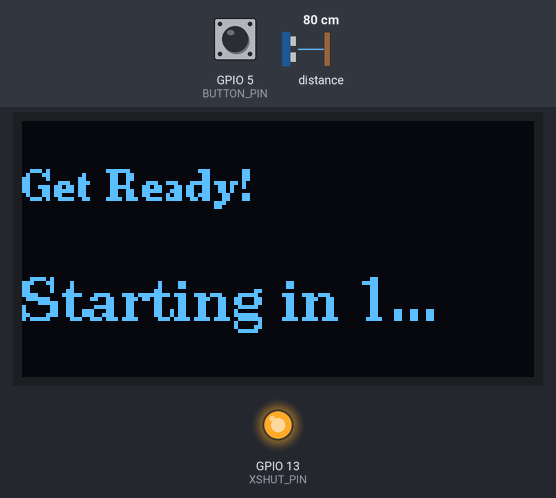
Bench run of a sketch on a simulated ESP8266 (NodeMCU). On the bench: 128×64 one-colour display, output pins drawn as LEDs (lit = HIGH). The test bench sets the inputs (shaded band); at power-on: GPIO 5 (BUTTON_PIN) HIGH, distance to the obstacle 80 cm. WiFi joins after 1.5 s; servers stay silent unless stated; uploads are accepted with an empty reply.

Above: at 2.2 s.
At 4.6 s:
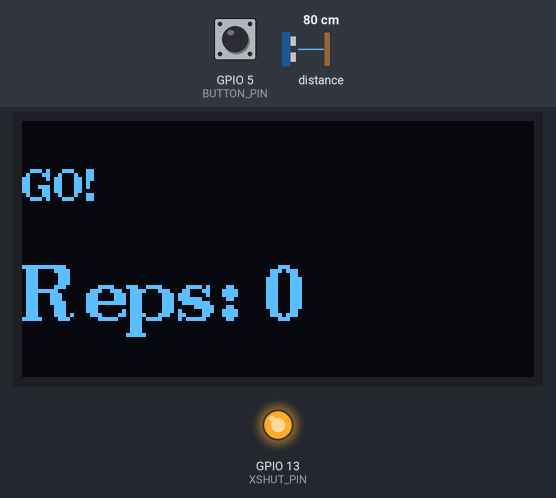
4.7 s: GPIO 5 (BUTTON_PIN) pulled LOW for 0.15 s
At 5.7 s:
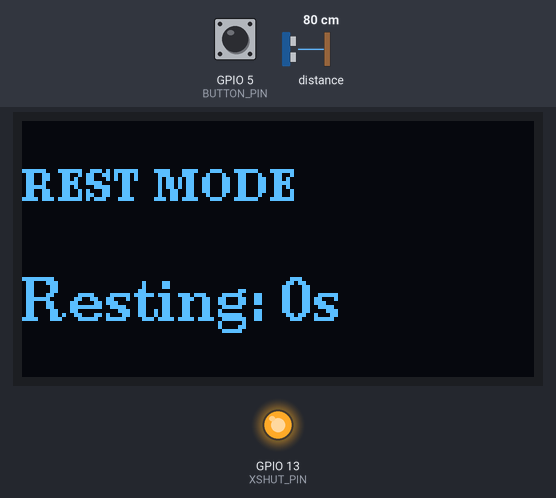
9.4 s: GPIO 5 (BUTTON_PIN) pulled LOW for 3.2 s
At 11.6 s:
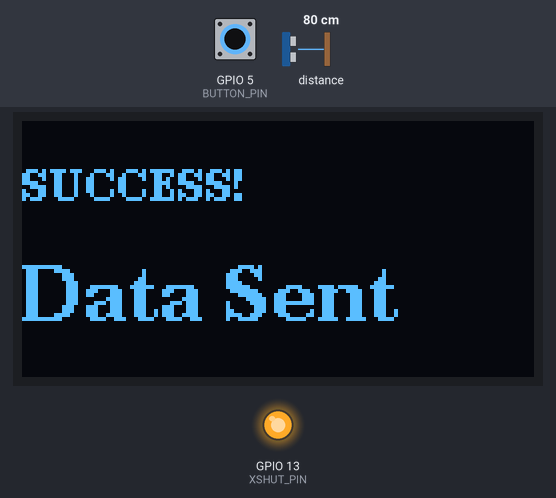
Timing chart, 0 to 13.1 s (numbered marks = the images above; inputs shaded):
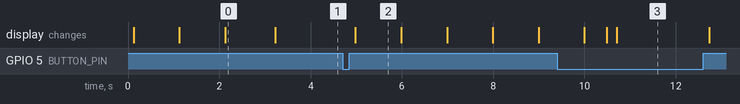

The sketch:

pullups.ino
```cpp
#include <ESP8266WiFi.h>
#include <ESP8266HTTPClient.h>
#include <Wire.h>
#include <U8g2lib.h>
#include <VL53L0X.h>
#include "OneButton.h"
#include <ArduinoJson.h>

// --- Config ---
const char* ssid = "****";
const char* password = "****";
const char* serverUrl = "http://****:**/api/add-entry"; // YOUR SERVER'S IP

#define BUTTON_PIN 5 // D1 is GPIO5
#define THRESHOLD_MM 200 // Distance change to trigger a pullup (20cm)
#define XSHUT_PIN 13 // D7 is GPIO13

// --- Hardware ---
// 1. OLED on Software I2C (Pins D5/12 and D6/14)
U8G2_SSD1306_128X64_NONAME_F_SW_I2C u8g2(U8G2_R0, /* clock=*/ 12, /* data=*/ 14, U8X8_PIN_NONE);

// 2. Sensor using Pololu Library
VL53L0X sensor;

// 3. Button
OneButton button(BUTTON_PIN, true); // true = active LOW

// --- State Machine ---
enum State { PREP, WORKOUT, REST, DONE };
State currentState = PREP;

// --- Session Data ---
struct SetData {
  int reps;
  unsigned long duration_sec;
  unsigned long rest_after_sec;
};
SetData workoutSets[15];
int currentSetIndex = 0;
int totalSessionReps = 0;

unsigned long stateStartTime = 0;
int currentReps = 0;
int baseDistance = 0;
bool isPullupUp = false;

void setup() {
  Serial.begin(115200);

  // --- HARDWARE RESET THE SENSOR ---
  pinMode(XSHUT_PIN, OUTPUT);
  digitalWrite(XSHUT_PIN, LOW);  // Turn sensor off
  delay(20);
  digitalWrite(XSHUT_PIN, HIGH); // Turn sensor on
  delay(20);                     // Give it a moment to boot

  // Start Hardware I2C for the Sensor on D2(GPIO4) and D3(GPIO0)
  Wire.begin(4, 0);

  // Init Screen (Uses SW I2C internally)
  u8g2.begin();
  u8g2.enableUTF8Print();
  updateScreen("BOOTING...", "Init Hardware");

  // Connect to WiFi in the background while prepping/working out
  WiFi.mode(WIFI_STA);
  WiFi.begin(ssid, password);

  // Init Sensor
  sensor.setTimeout(500);
  if (!sensor.init()) {
    updateScreen("ERROR", "Sensor Dead");
    while(1);
  }

  // Setup Button callbacks
  button.setPressMs(1000); // 1000 milliseconds = 1 second hold
  button.attachClick(handleSingleClick);
  button.attachLongPressStart(handleLongPress);

  // Jump straight into the first prep phase
  currentSetIndex = 0;
  totalSessionReps = 0;
  stateStartTime = millis();
  currentState = PREP;
}

void loop() {
  button.tick();

  switch (currentState) {
    case PREP: handlePrepState(); break;
    case WORKOUT: handleWorkoutState(); break;
    case REST: handleRestState(); break;
    case DONE: break; // Do nothing, wait for physical power off
  }
}

// --- State Handlers ---

void handlePrepState() {
  int secondsLeft = 3 - ((millis() - stateStartTime) / 1000);

  if (secondsLeft <= 0) {
    // Take a few dummy readings to clear any stale data
    sensor.readRangeSingleMillimeters();
    sensor.readRangeSingleMillimeters();

    // Establish the "Tripwire" distance to the opposite wall
    baseDistance = sensor.readRangeSingleMillimeters();

    currentReps = 0;
    isPullupUp = false; // Reset the flag
    stateStartTime = millis();
    currentState = WORKOUT;
    updateScreen("GO!", "Reps: 0");
  } else {
    char buf[16];
    sprintf(buf, "Starting in %d...", secondsLeft);
    updateScreen("Get Ready!", buf);
  }
}

void handleWorkoutState() {
  int currentDist = sensor.readRangeSingleMillimeters();

  // Pololu returns 8190 for timeout/out of range, so we ignore anything above 8000
  if (!sensor.timeoutOccurred() && currentDist < 8000) {

    // Detect pulling UP (Beam is BROKEN)
    // If the distance suddenly drops by more than the THRESHOLD (e.g. 20cm)
    if (currentDist < (baseDistance - THRESHOLD_MM) && !isPullupUp) {
      isPullupUp = true;
      currentReps++;
      totalSessionReps++;

      char buf[16];
      sprintf(buf, "Reps: %d", currentReps);
      updateScreen("WORKOUT", buf);
    }

    // Detect going DOWN (Beam is RESTORED)
    // We use a slight offset (THRESHOLD_MM / 2) to prevent flickering
    // if you are hovering right on the edge of the beam.
    else if (currentDist > (baseDistance - (THRESHOLD_MM / 2)) && isPullupUp) {
      isPullupUp = false;
    }
  }
}

void handleRestState() {
  unsigned long restingFor = (millis() - stateStartTime) / 1000;
  char buf[16];
  sprintf(buf, "Resting: %lds", restingFor);
  updateScreen("REST MODE", buf);
}

// --- Button Logic ---

void handleSingleClick() {
  if (currentState == WORKOUT) {
    workoutSets[currentSetIndex].reps = currentReps;
    workoutSets[currentSetIndex].duration_sec = (millis() - stateStartTime) / 1000;
    stateStartTime = millis();
    currentState = REST;
  }
  else if (currentState == REST) {
    workoutSets[currentSetIndex].rest_after_sec = (millis() - stateStartTime) / 1000;
    currentSetIndex++;
    stateStartTime = millis();
    currentState = PREP;
  }
}

void handleLongPress() {
  // Only allow ending the session if we are actually doing a workout or resting
  if (currentState == WORKOUT || currentState == REST) {

    // If we double-click mid-set, we need to save the current reps/duration right now
    if (currentState == WORKOUT) {
      workoutSets[currentSetIndex].reps = currentReps;
      workoutSets[currentSetIndex].duration_sec = (millis() - stateStartTime) / 1000;
    }

    // In either case, this is the final set, so rest time after it is 0.
    workoutSets[currentSetIndex].rest_after_sec = 0;

    // Move the index forward to lock in this final set
    currentSetIndex++;

    // Stop everything, sync, and halt
    updateScreen("SYNCING...", "Connecting...");
    sendDataToPi();

    // Halt operations and prompt user to flip the physical switch
    currentState = DONE;
    updateScreen("ALL DONE", "Power Off Now");
  }
}

// --- Helpers ---

void updateScreen(const char* line1, const char* line2) {
  u8g2.clearBuffer();

  // Top Header Line (Always small)
  u8g2.setFont(u8g2_font_ncenB08_tr);
  u8g2.drawStr(0, 20, line1);

  // Bottom Main Line (Dynamically sizes based on text length)
  if (strlen(line2) > 10) {
    u8g2.setFont(u8g2_font_ncenB10_tr); // Smaller font for long strings like "Connecting..."
  } else {
    u8g2.setFont(u8g2_font_ncenB14_tr); // Big font for short strings like "Reps: 12"
  }

  u8g2.drawStr(0, 50, line2);
  u8g2.sendBuffer();
}

void sendDataToPi() {
  // Since WiFi started connecting in setup(), it should be ready, but we will wait just in case
  int retries = 0;
  while (WiFi.status() != WL_CONNECTED && retries < 20) {
    delay(500);
    retries++;
  }

  if (WiFi.status() == WL_CONNECTED) {
    WiFiClient client;
    HTTPClient http;
    http.begin(client, serverUrl);
    http.addHeader("Content-Type", "application/json");

    StaticJsonDocument<512> doc;
    doc["total_reps"] = totalSessionReps;
    JsonArray sets = doc.createNestedArray("sets");

    for (int i = 0; i < currentSetIndex; i++) {
      JsonObject setObj = sets.createNestedObject();
      setObj["reps"] = workoutSets[i].reps;
      setObj["duration_seconds"] = workoutSets[i].duration_sec;
      setObj["rest_time_after"] = workoutSets[i].rest_after_sec;
    }

    String requestBody;
    serializeJson(doc, requestBody);

    int httpResponseCode = http.POST(requestBody);

    if (httpResponseCode > 0) {
      updateScreen("SUCCESS!", "Data Sent");
      delay(2000); // Give the user time to see the success message
    } else {
      updateScreen("API ERROR", "Send Failed");
      delay(3000);
    }
    http.end();
  } else {
    updateScreen("WIFI ERROR", "No Connection");
    delay(3000);
  }

  // Turn off WiFi radio completely
  WiFi.disconnect(true);
  WiFi.mode(WIFI_OFF);
}
```

Measured:
- after the input at 4.7 s, the display: changes after 0.28 s (image 2)
- after the input at 9.4 s, the display: first differs from a run without the input after 1.1 s (image 3 shows a later state)
- what the display in image 0 shows lasts 1.1 s, from 2.1 s to 3.2 s
- what the display in image 2 shows lasts 1.0 s, from 5.0 s to 6.0 s
